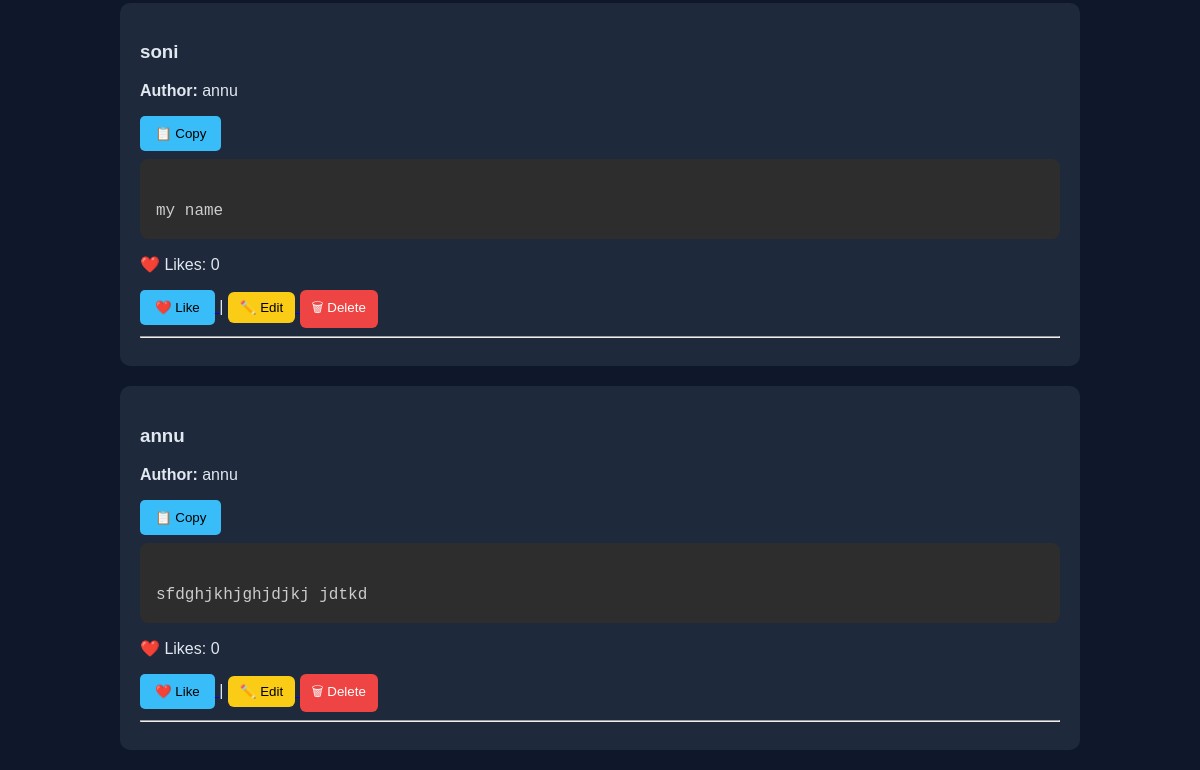
Page /snippets (lower part) on the earlier database version.
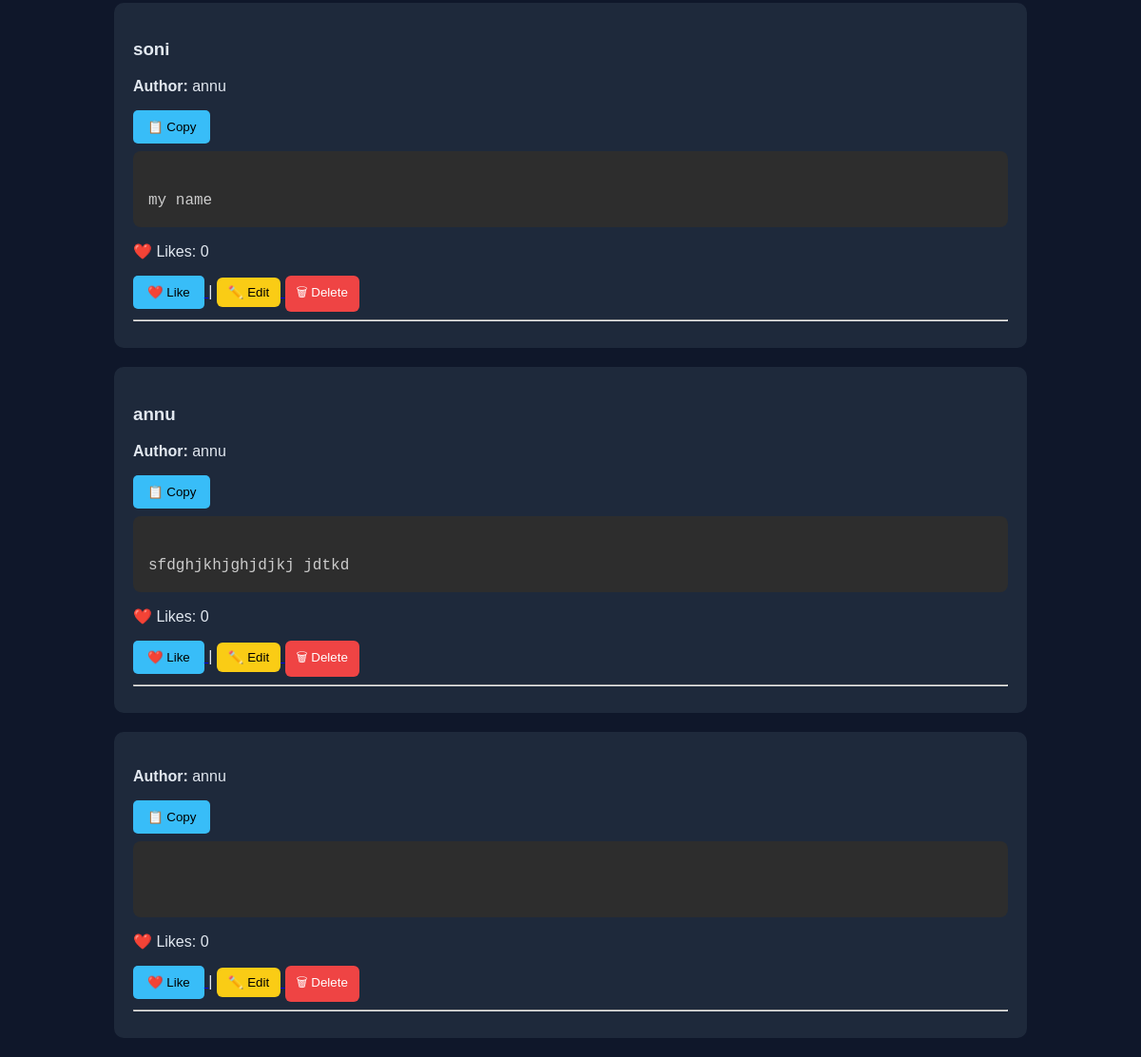
Same page on the later database version.
### tables this page shows
CREATE TABLE snippets(
id INTEGER PRIMARY KEY AUTOINCREMENT,
title TEXT,
code TEXT,
author TEXT
, likes INTEGER DEFAULT 0);

### app.py (the view)
@app.route("/snippets")
def view_snippets():
    conn = sqlite3.connect("database/db.sqlite3")
    cursor = conn.cursor()
    cursor.execute("SELECT * FROM snippets")
    snippets = cursor.fetchall()
    conn.close()
    return render_template("view_snippet.html", snippets=snippets)

### templates/view_snippet.html (shortened to what this page needs)
{% extends "base.html" %}
{% block content %}
{% for snippet in snippets %}
<div class="card">
<h3>{{snippet[1]}}</h3>
<p><b>Author:</b> {{snippet[3]}}</p>
<button onclick="copyCode(this)">📋 Copy</button>
<pre><code class="language-python">
</code></pre>
<p>❤️ Likes: {{snippet[4]}}</p>
<a href="/like/{{snippet[0]}}">
<button>❤️ Like</button>
</a>|
<a href="/edit/{{snippet[0]}}">
<button class="edit-btn">✏️ Edit</button>
</a>
<a href="/delete/{{snippet[0]}}">
<button class="delete-btn">🗑 Delete</button>
</a>
<hr>
</div>
{% endfor %}
{% endblock %}

### templates/base.html (shortened to what this page needs)
<!DOCTYPE html>
<html>
<head>
    <link rel="stylesheet" href="{{ url_for('static', filename='css/style.css') }}">
    <link href="https://cdn.jsdelivr.net/npm/prismjs/themes/prism-tomorrow.css" rel="stylesheet">
</head>
<body>
<div class="{% if request.path == '/login' or request.path == '/register' %}auth-page{% else %}container{% endif %}">
    {% block content %}
    {% endblock %}
</div>
</body>
</html>

### static/css/style.css (style rules this page uses)
body { font-family: Arial, sans-serif; background:#0f172a; color:#e2e8f0; margin:0; padding:0; }
.container { width:80%; margin:auto; margin-top:30px; }
.card { background:#1e293b; padding:20px; border-radius:10px; margin-bottom:20px; }
pre { background:#020617; padding:15px; border-radius:8px; overflow-x:auto; }
button { background:#38bdf8; border:none; padding:10px 15px; border-radius:5px; cursor:pointer; }
.edit-btn { background:#facc15; color:black; border:none; padding:8px 12px; border-radius:6px; cursor:pointer; }
.delete-btn { background:#ef4444; color:white; border:none; padding:8px 12px; border-radius:6px; cursor:pointer; }

Differences in the rows shown:
added snippets: author "annu", likes "0"
